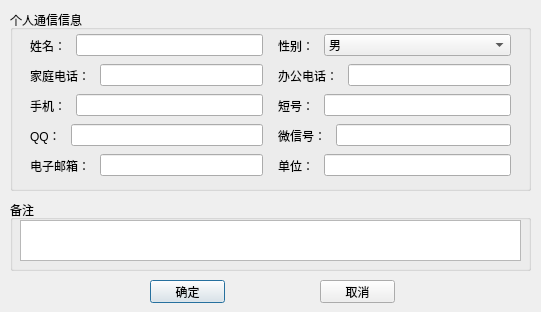
<?xml version="1.0" encoding="UTF-8"?>
<ui version="4.0">
 <class>NewContactDialog</class>
 <widget class="QDialog" name="NewContactDialog">
  <property name="geometry">
   <rect>
    <x>0</x>
    <y>0</y>
    <width>541</width>
    <height>312</height>
   </rect>
  </property>
  <property name="minimumSize">
   <size>
    <width>541</width>
    <height>312</height>
   </size>
  </property>
  <property name="maximumSize">
   <size>
    <width>541</width>
    <height>312</height>
   </size>
  </property>
  <property name="windowTitle">
   <string>通信簿信息输入</string>
  </property>
  <widget class="QGroupBox" name="box_info">
   <property name="geometry">
    <rect>
     <x>10</x>
     <y>10</y>
     <width>521</width>
     <height>181</height>
    </rect>
   </property>
   <property name="title">
    <string>个人通信信息</string>
   </property>
   <widget class="QWidget" name="horizontalLayoutWidget_3">
    <property name="geometry">
     <rect>
      <x>20</x>
      <y>20</y>
      <width>481</width>
      <height>31</height>
     </rect>
    </property>
    <layout class="QHBoxLayout" name="horizontalLayout_3">
     <property name="spacing">
      <number>15</number>
     </property>
     <item>
      <layout class="QHBoxLayout" name="horizontalLayout" stretch="1,8">
       <property name="spacing">
        <number>10</number>
       </property>
       <item>
        <widget class="QLabel" name="label_name">
         <property name="text">
          <string>姓名：</string>
         </property>
        </widget>
       </item>
       <item>
        <widget class="QLineEdit" name="edit_name">
         <property name="maxLength">
          <number>50</number>
         </property>
        </widget>
       </item>
      </layout>
     </item>
     <item>
      <layout class="QHBoxLayout" name="horizontalLayout_2" stretch="1,8">
       <property name="spacing">
        <number>10</number>
       </property>
       <item>
        <widget class="QLabel" name="label_sex">
         <property name="text">
          <string>性别：</string>
         </property>
        </widget>
       </item>
       <item>
        <widget class="QComboBox" name="combo_sex">
         <item>
          <property name="text">
           <string>男</string>
          </property>
         </item>
         <item>
          <property name="text">
           <string>女</string>
          </property>
         </item>
        </widget>
       </item>
      </layout>
     </item>
    </layout>
   </widget>
   <widget class="QWidget" name="horizontalLayoutWidget_4">
    <property name="geometry">
     <rect>
      <x>20</x>
      <y>50</y>
      <width>481</width>
      <height>31</height>
     </rect>
    </property>
    <layout class="QHBoxLayout" name="horizontalLayout_4">
     <property name="spacing">
      <number>15</number>
     </property>
     <item>
      <layout class="QHBoxLayout" name="horizontalLayout_5" stretch="1,8">
       <property name="spacing">
        <number>10</number>
       </property>
       <item>
        <widget class="QLabel" name="label_fphone">
         <property name="text">
          <string>家庭电话：</string>
         </property>
        </widget>
       </item>
       <item>
        <widget class="QLineEdit" name="edit_fphone">
         <property name="maxLength">
          <number>20</number>
         </property>
        </widget>
       </item>
      </layout>
     </item>
     <item>
      <layout class="QHBoxLayout" name="horizontalLayout_6" stretch="1,8">
       <property name="spacing">
        <number>10</number>
       </property>
       <item>
        <widget class="QLabel" name="label_ophone">
         <property name="text">
          <string>办公电话：</string>
         </property>
        </widget>
       </item>
       <item>
        <widget class="QLineEdit" name="edit_ophone">
         <property name="maxLength">
          <number>20</number>
         </property>
        </widget>
       </item>
      </layout>
     </item>
    </layout>
   </widget>
   <widget class="QWidget" name="horizontalLayoutWidget_5">
    <property name="geometry">
     <rect>
      <x>20</x>
      <y>80</y>
      <width>481</width>
      <height>31</height>
     </rect>
    </property>
    <layout class="QHBoxLayout" name="horizontalLayout_7">
     <property name="spacing">
      <number>15</number>
     </property>
     <item>
      <layout class="QHBoxLayout" name="horizontalLayout_8" stretch="1,8">
       <property name="spacing">
        <number>10</number>
       </property>
       <item>
        <widget class="QLabel" name="label_mphone">
         <property name="text">
          <string>手机：</string>
         </property>
        </widget>
       </item>
       <item>
        <widget class="QLineEdit" name="edit_mphone">
         <property name="maxLength">
          <number>20</number>
         </property>
        </widget>
       </item>
      </layout>
     </item>
     <item>
      <layout class="QHBoxLayout" name="horizontalLayout_9" stretch="1,8">
       <property name="spacing">
        <number>10</number>
       </property>
       <item>
        <widget class="QLabel" name="label_short">
         <property name="text">
          <string>短号：</string>
         </property>
        </widget>
       </item>
       <item>
        <widget class="QLineEdit" name="edit_short">
         <property name="maxLength">
          <number>20</number>
         </property>
        </widget>
       </item>
      </layout>
     </item>
    </layout>
   </widget>
   <widget class="QWidget" name="horizontalLayoutWidget_6">
    <property name="geometry">
     <rect>
      <x>20</x>
      <y>110</y>
      <width>481</width>
      <height>31</height>
     </rect>
    </property>
    <layout class="QHBoxLayout" name="horizontalLayout_10">
     <property name="spacing">
      <number>15</number>
     </property>
     <item>
      <layout class="QHBoxLayout" name="horizontalLayout_11" stretch="1,8">
       <property name="spacing">
        <number>10</number>
       </property>
       <item>
        <widget class="QLabel" name="label_qq">
         <property name="text">
          <string>QQ：</string>
         </property>
        </widget>
       </item>
       <item>
        <widget class="QLineEdit" name="edit_qq">
         <property name="maxLength">
          <number>20</number>
         </property>
        </widget>
       </item>
      </layout>
     </item>
     <item>
      <layout class="QHBoxLayout" name="horizontalLayout_12" stretch="1,8">
       <property name="spacing">
        <number>10</number>
       </property>
       <item>
        <widget class="QLabel" name="label_wechat">
         <property name="text">
          <string>微信号：</string>
         </property>
        </widget>
       </item>
       <item>
        <widget class="QLineEdit" name="edit_wechat">
         <property name="maxLength">
          <number>50</number>
         </property>
        </widget>
       </item>
      </layout>
     </item>
    </layout>
   </widget>
   <widget class="QWidget" name="horizontalLayoutWidget_7">
    <property name="geometry">
     <rect>
      <x>20</x>
      <y>140</y>
      <width>481</width>
      <height>31</height>
     </rect>
    </property>
    <layout class="QHBoxLayout" name="horizontalLayout_13">
     <property name="spacing">
      <number>15</number>
     </property>
     <item>
      <layout class="QHBoxLayout" name="horizontalLayout_14" stretch="1,8">
       <property name="spacing">
        <number>10</number>
       </property>
       <item>
        <widget class="QLabel" name="label_email">
         <property name="text">
          <string>电子邮箱：</string>
         </property>
        </widget>
       </item>
       <item>
        <widget class="QLineEdit" name="edit_email">
         <property name="maxLength">
          <number>50</number>
         </property>
        </widget>
       </item>
      </layout>
     </item>
     <item>
      <layout class="QHBoxLayout" name="horizontalLayout_15" stretch="1,8">
       <property name="spacing">
        <number>10</number>
       </property>
       <item>
        <widget class="QLabel" name="label_unit">
         <property name="text">
          <string>单位：</string>
         </property>
        </widget>
       </item>
       <item>
        <widget class="QLineEdit" name="edit_unit">
         <property name="maxLength">
          <number>50</number>
         </property>
        </widget>
       </item>
      </layout>
     </item>
    </layout>
   </widget>
  </widget>
  <widget class="QGroupBox" name="box_remark">
   <property name="geometry">
    <rect>
     <x>10</x>
     <y>200</y>
     <width>521</width>
     <height>71</height>
    </rect>
   </property>
   <property name="title">
    <string>备注</string>
   </property>
   <widget class="QPlainTextEdit" name="edit_remark">
    <property name="geometry">
     <rect>
      <x>10</x>
      <y>20</y>
      <width>501</width>
      <height>41</height>
     </rect>
    </property>
   </widget>
  </widget>
  <widget class="QPushButton" name="btn_ok">
   <property name="geometry">
    <rect>
     <x>150</x>
     <y>280</y>
     <width>75</width>
     <height>23</height>
    </rect>
   </property>
   <property name="text">
    <string>确定</string>
   </property>
  </widget>
  <widget class="QPushButton" name="btn_cancel">
   <property name="geometry">
    <rect>
     <x>320</x>
     <y>280</y>
     <width>75</width>
     <height>23</height>
    </rect>
   </property>
   <property name="text">
    <string>取消</string>
   </property>
  </widget>
 </widget>
 <resources/>
 <connections>
  <connection>
   <sender>btn_cancel</sender>
   <signal>clicked()</signal>
   <receiver>NewContactDialog</receiver>
   <slot>close()</slot>
   <hints>
    <hint type="sourcelabel">
     <x>357</x>
     <y>331</y>
    </hint>
    <hint type="destinationlabel">
     <x>270</x>
     <y>175</y>
    </hint>
   </hints>
  </connection>
 </connections>
</ui>
